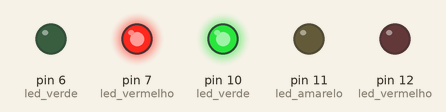
A sketch run on a simulated Arduino Uno, built with avr-gcc and run on an emulated ATmega328P. Parts: output pins drawn as LEDs (lit = HIGH).

Above: at 2.0 s.
At 6.0 s:
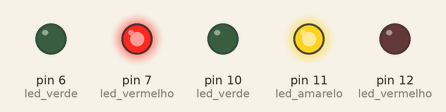
At 8.2 s:
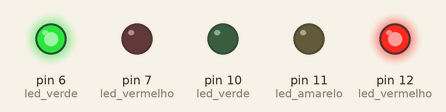
At 9.7 s:
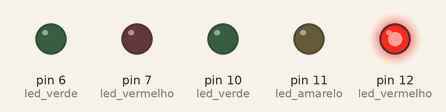
At 10.7 s:
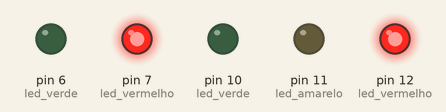
Timing chart, 0 to 14.3 s (numbered marks = the images above):
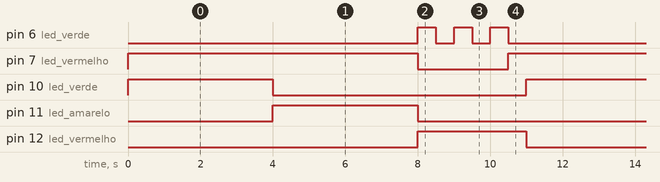

Measured:
- by itself, pin 6 (led_verde): repeats every 11.0 s: 2 × (LOW 0.50 s, HIGH 0.50 s), LOW 8.5 s, HIGH 0.50 s
- by itself, pin 7 (led_vermelho): alternates HIGH for 8.5 s and LOW for 2.5 s
- by itself, pin 10 (led_verde), pin 11 (led_amarelo): alternates HIGH for 4.0 s and LOW for 7.0 s
- by itself, pin 12 (led_vermelho): alternates HIGH for 3.0 s and LOW for 8.0 s

The sketch:

semaforo_completo.ino
```cpp
void setup() {
  pinMode (12, OUTPUT); //led vermelho
  pinMode (11,OUTPUT); //led amarelo
  pinMode (10, OUTPUT); //led verde
  pinMode (7,OUTPUT); //led vermelho
  pinMode (6, OUTPUT); //led verde
}

void loop() {
  int t1 = 4000;
  int t2 = 500;
  digitalWrite (10, HIGH);  //verde carro
  digitalWrite (7, HIGH);   //vermelho pedestre
  delay(t1);                //temporizador
  digitalWrite (10, LOW);   //verde carro
  digitalWrite (11, HIGH);  //amarelo carro
  delay(t1);
  digitalWrite (11, LOW);   //amarelo carro
  digitalWrite (12, HIGH);  //vermelho carro
  digitalWrite (7, LOW);    //vermelho pedestre
  digitalWrite (6, HIGH);   //verde pedestre
  delay(t2);
  digitalWrite (6, LOW);    //verde pedestre
  delay(t2);
  digitalWrite (6, HIGH);   //verde pedestre
  delay(t2);
  digitalWrite (6, LOW);    //verde pedestre
  delay(t2);
  digitalWrite (6, HIGH);   //verde pedestre
  delay(t2);
  digitalWrite (6, LOW);    //verde pedestre
  digitalWrite (7, HIGH);   //vermelho pedestre
  delay(t2);
  digitalWrite (12, LOW);   //vermelho carro
}
```
